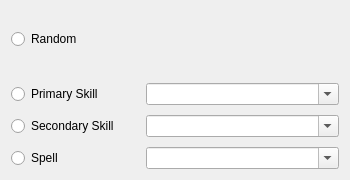
<?xml version="1.0" encoding="UTF-8"?>
<ui version="4.0">
 <class>ScholarWidget</class>
 <widget class="QDialog" name="ScholarWidget">
  <property name="windowModality">
   <enum>Qt::WindowModality::NonModal</enum>
  </property>
  <property name="geometry">
   <rect>
    <x>0</x>
    <y>0</y>
    <width>350</width>
    <height>180</height>
   </rect>
  </property>
  <property name="sizePolicy">
   <sizepolicy hsizetype="MinimumExpanding" vsizetype="MinimumExpanding">
    <horstretch>0</horstretch>
    <verstretch>0</verstretch>
   </sizepolicy>
  </property>
  <property name="minimumSize">
   <size>
    <width>350</width>
    <height>150</height>
   </size>
  </property>
  <property name="maximumSize">
   <size>
    <width>350</width>
    <height>300</height>
   </size>
  </property>
  <property name="windowTitle">
   <string>Scholar</string>
  </property>
  <property name="layoutDirection">
   <enum>Qt::LayoutDirection::LeftToRight</enum>
  </property>
  <property name="modal">
   <bool>true</bool>
  </property>
  <layout class="QVBoxLayout" name="verticalLayout">
   <property name="spacing">
    <number>10</number>
   </property>
   <property name="topMargin">
    <number>5</number>
   </property>
   <item>
    <layout class="QHBoxLayout" name="horizontalLayout_4" stretch="0,0">
     <property name="sizeConstraint">
      <enum>QLayout::SizeConstraint::SetMinimumSize</enum>
     </property>
     <item>
      <widget class="QRadioButton" name="random">
       <property name="maximumSize">
        <size>
         <width>120</width>
         <height>16777215</height>
        </size>
       </property>
       <property name="text">
        <string>Random</string>
       </property>
      </widget>
     </item>
     <item>
      <widget class="QLabel" name="label">
       <property name="sizePolicy">
        <sizepolicy hsizetype="Preferred" vsizetype="Minimum">
         <horstretch>0</horstretch>
         <verstretch>1</verstretch>
        </sizepolicy>
       </property>
       <property name="font">
        <font>
         <pointsize>9</pointsize>
        </font>
       </property>
       <property name="autoFillBackground">
        <bool>false</bool>
       </property>
       <property name="text">
        <string/>
       </property>
       <property name="wordWrap">
        <bool>true</bool>
       </property>
      </widget>
     </item>
    </layout>
   </item>
   <item>
    <layout class="QHBoxLayout" name="horizontalLayout">
     <item>
      <widget class="QRadioButton" name="pSkillsCheck">
       <property name="maximumSize">
        <size>
         <width>125</width>
         <height>16777215</height>
        </size>
       </property>
       <property name="text">
        <string>Primary Skill</string>
       </property>
      </widget>
     </item>
     <item>
      <widget class="QComboBox" name="pSkills">
       <property name="sizePolicy">
        <sizepolicy hsizetype="Preferred" vsizetype="Fixed">
         <horstretch>0</horstretch>
         <verstretch>1</verstretch>
        </sizepolicy>
       </property>
       <property name="editable">
        <bool>true</bool>
       </property>
      </widget>
     </item>
    </layout>
   </item>
   <item>
    <layout class="QHBoxLayout" name="horizontalLayout_2">
     <property name="sizeConstraint">
      <enum>QLayout::SizeConstraint::SetDefaultConstraint</enum>
     </property>
     <item>
      <widget class="QRadioButton" name="sSkillsCheck">
       <property name="maximumSize">
        <size>
         <width>125</width>
         <height>16777215</height>
        </size>
       </property>
       <property name="text">
        <string>Secondary Skill</string>
       </property>
      </widget>
     </item>
     <item>
      <widget class="QComboBox" name="sSkills">
       <property name="sizePolicy">
        <sizepolicy hsizetype="Preferred" vsizetype="Fixed">
         <horstretch>0</horstretch>
         <verstretch>1</verstretch>
        </sizepolicy>
       </property>
       <property name="editable">
        <bool>true</bool>
       </property>
      </widget>
     </item>
    </layout>
   </item>
   <item>
    <layout class="QHBoxLayout" name="horizontalLayout_3">
     <property name="sizeConstraint">
      <enum>QLayout::SizeConstraint::SetNoConstraint</enum>
     </property>
     <item>
      <widget class="QRadioButton" name="spellsCheck">
       <property name="maximumSize">
        <size>
         <width>125</width>
         <height>16777215</height>
        </size>
       </property>
       <property name="layoutDirection">
        <enum>Qt::LayoutDirection::LeftToRight</enum>
       </property>
       <property name="text">
        <string>Spell</string>
       </property>
      </widget>
     </item>
     <item>
      <widget class="QComboBox" name="spells">
       <property name="sizePolicy">
        <sizepolicy hsizetype="Preferred" vsizetype="Fixed">
         <horstretch>0</horstretch>
         <verstretch>1</verstretch>
        </sizepolicy>
       </property>
       <property name="editable">
        <bool>true</bool>
       </property>
      </widget>
     </item>
    </layout>
   </item>
  </layout>
 </widget>
 <resources/>
 <connections/>
</ui>
